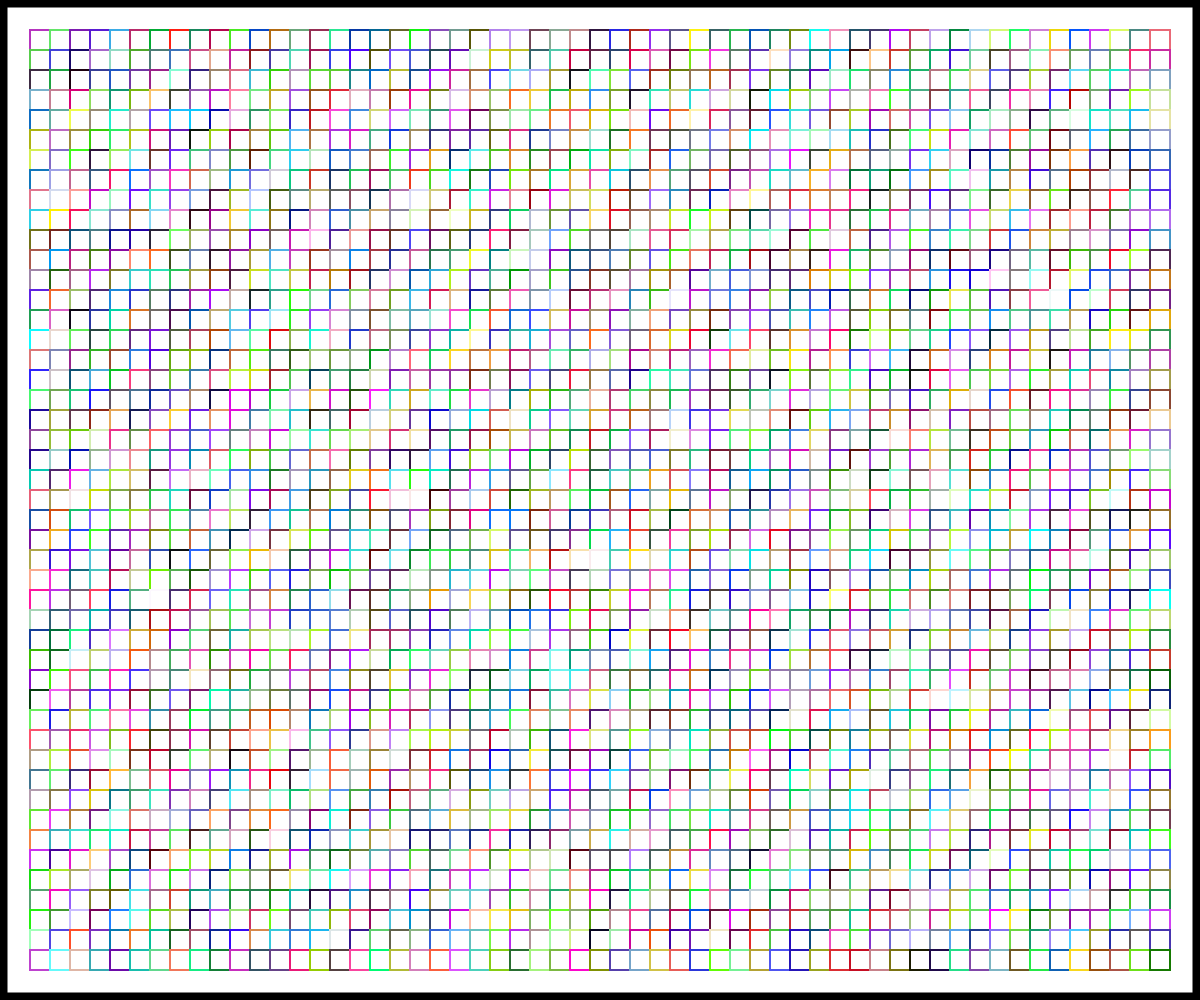
Frame 1 (no input)
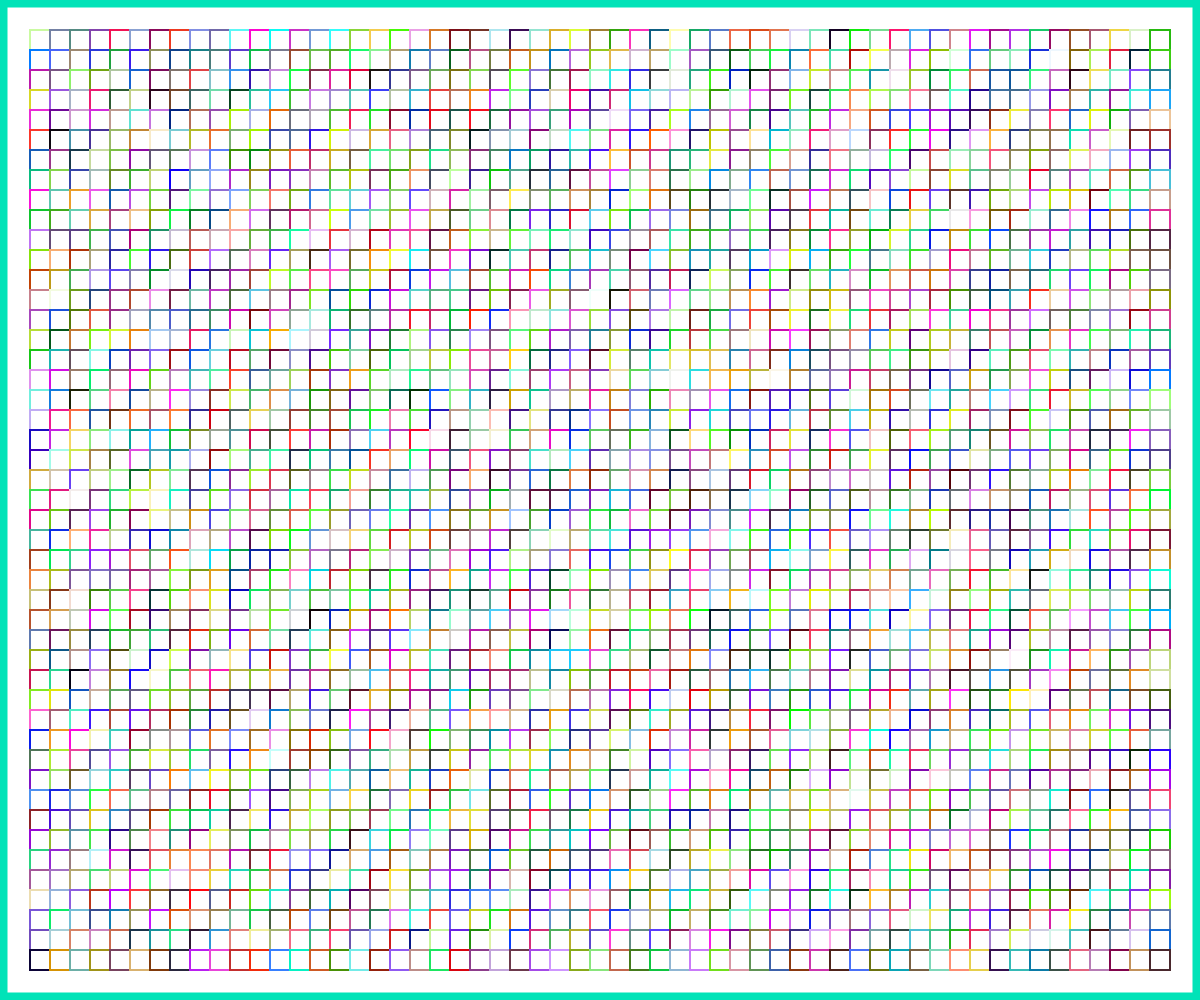
Frame 60 (no input)
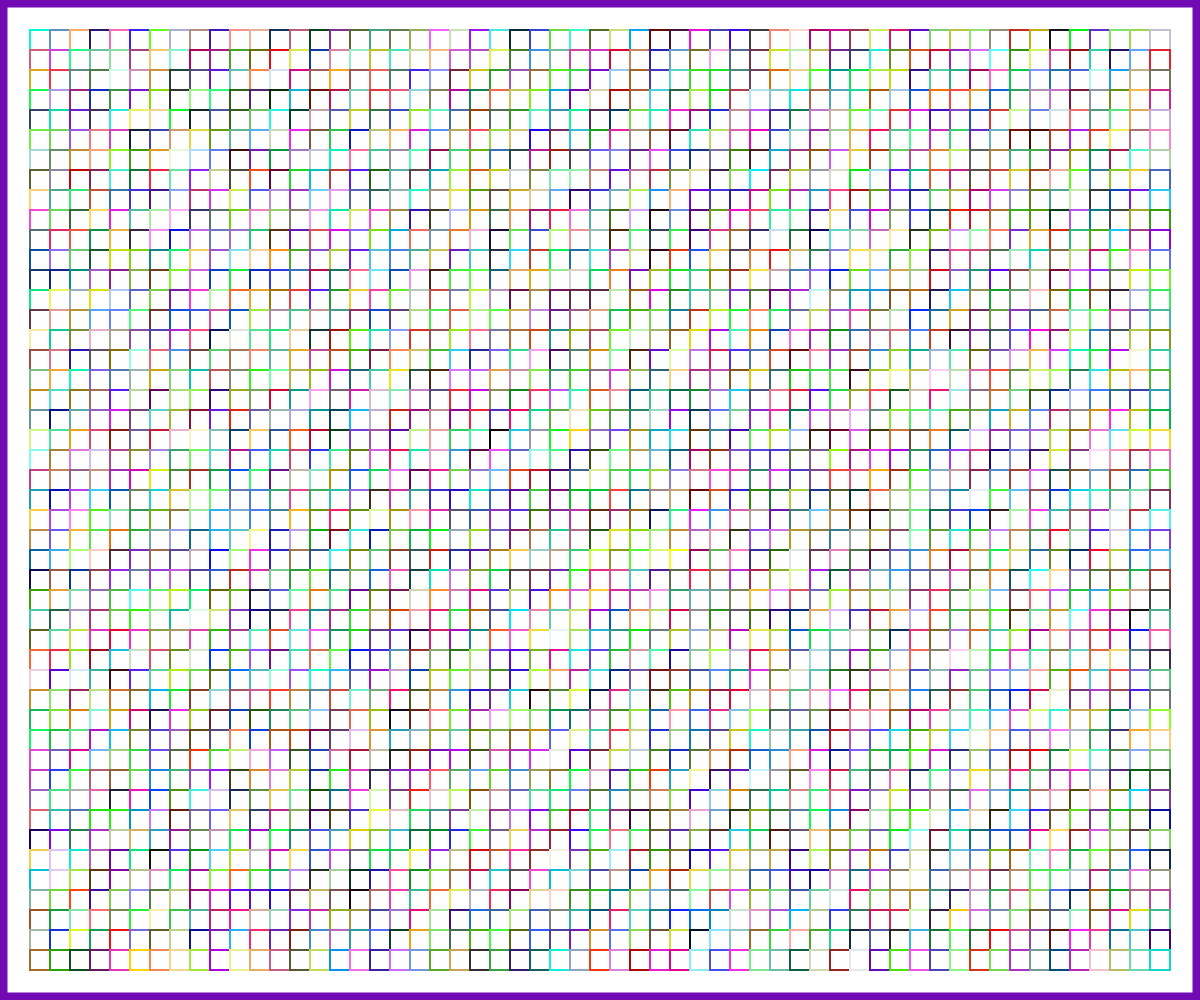
Frame 120 (the mouse pressed at the canvas centre since frame 60)

The p5.js sketch that drew these frames (run headless with seeded random() and noise() and a simulated clock; from frame 60 on, the mouse is pressed at the canvas centre):

// p5.js sketch
// ── sketch.js
// Diagonal Line Art

let gridSpacing = 20;
const PADDING = 30;



function setup() {
  createCanvas(windowWidth, windowHeight);
  rectMode(CENTER);
}


function draw() {
  background(100);
  border();
  drawGrid();
}

function drawGrid(){
  for(let x = gridSpacing/2 + PADDING; x < width - PADDING; x += gridSpacing){
    for(let y = gridSpacing/2 + PADDING; y < height - PADDING; y += gridSpacing){
      stroke(random(255),random(255),random(255));
      rect(x,y,gridSpacing,gridSpacing);
    }
  }
}

function border(){
  strokeWeight(15);
  //stroke(random(255),random(255),random(255));
  rect(width/2,height/2,width,height);
  strokeWeight(2);
}
// ── Diagonal Lines.js

// Diagonal Line Art

let GRID_SIZE = 10;
let seed;


function setup() {
  createCanvas(windowWidth, windowHeight);
  seed = random(1000);
}
function diagonal(x, y, s, dir) {
  //dir: 0 → Ascending   1 → Descending
  if (dir === 0) {
    stroke(random(255),random(255),random(255));
    line(x - s / 2, y + s / 2, x + s / 2, y - s / 2);
  }
  else if(dir === 1) {
    stroke(random(255),random(255),random(255));
    line(x - s / 2, y - s / 2, x + s / 2, y + s / 2);
  }
}


function draw() {
  GRID_SIZE = map(mouseX,0,width,3,60);
  randomSeed(seed);
  background(100);
  border();
  createTiles();
  //fill(random(255),random(255),random(255));
}

function createTiles(){
  for(let x = GRID_SIZE/2;x < width; x+=GRID_SIZE){
    for(let y = GRID_SIZE/2;y < height; y+=GRID_SIZE){
      diagonal(x,y,GRID_SIZE,int(random(2)));
    }
  }
}

function border(){
  strokeWeight(15);
  stroke(random(255),random(255),random(255));
  rect(0,0,width,height);
  strokeWeight(2);
}
